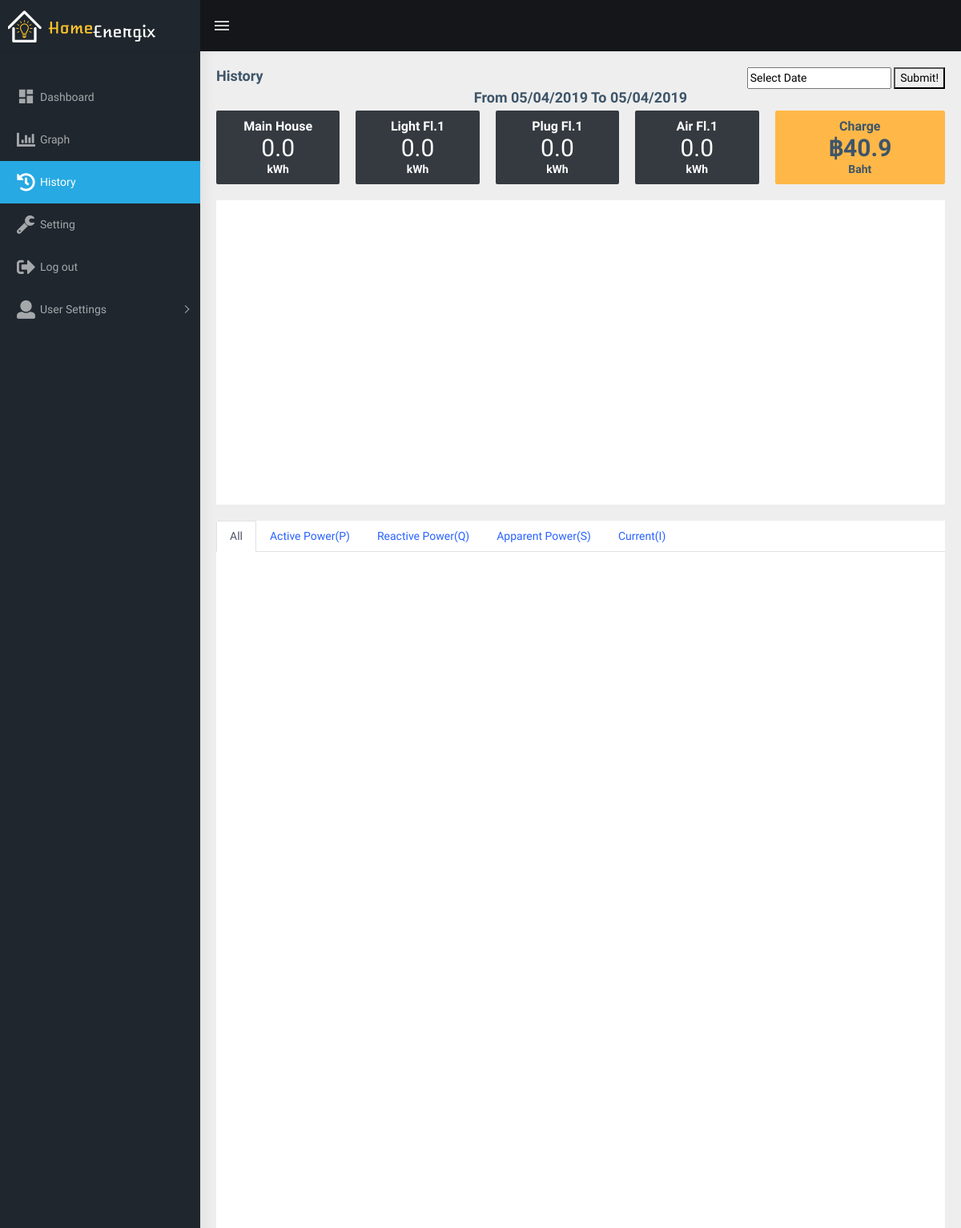
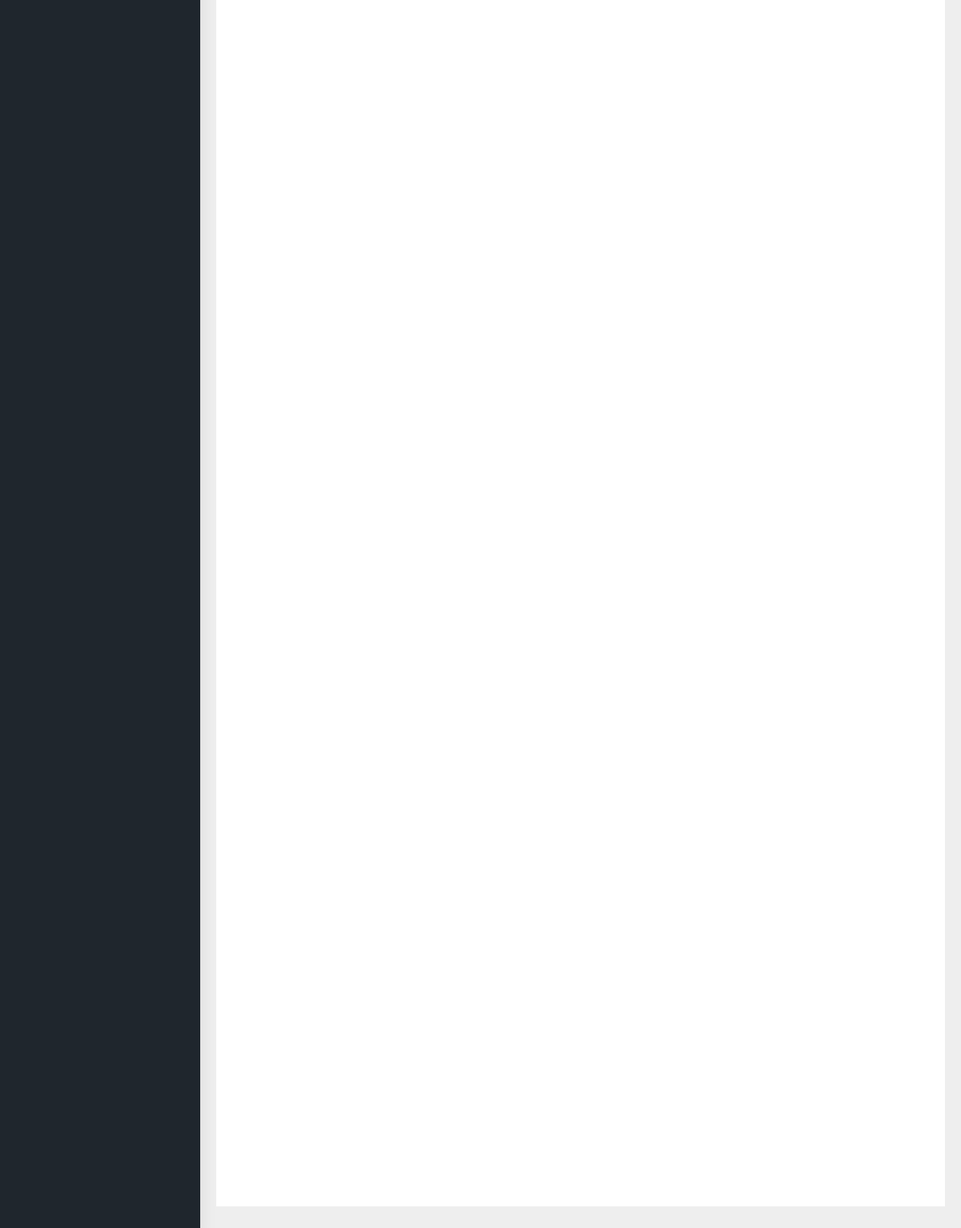
Page /history/ (signed in) on the committed database (2 pictures, top to bottom).
### smartmeter/models.py (models this page shows, shortened)
class Meter(models.Model):
    channel = models.IntegerField()
    description = models.CharField(max_length=200)
    create_record_timestamp = models.DateTimeField(default=timezone.now)

### smartmeter/views/views.py (the view)
# urls.py: url(r'^history/', views.history),
@login_required
def history(request):
    global p1_wh, p2_wh, p3_wh, p4_wh, cur_wh
    column = []
    _m = Meter.objects.all()
    p1_val, p2_val, p3_val, p4_val = [[] for i in range(4)]
    for k in p1_wh['day']:
        column.append(k)
    column = sorted(column)[-6:]
    for c in column:
        p1_val.append(p1_wh['day'][c]/1000)
        p2_val.append(p2_wh['day'][c]/1000)
        p3_val.append(p3_wh['day'][c]/1000)
        p4_val.append(p4_wh['day'][c]/1000)
    today = unixtime_to_readable(time.time())
    today_s = today[0]+'-'+today[1].zfill(2)+'-'+today[2].zfill(2)
    if today_s not in column :
        column.append(today_s)
        p1_val.append(cur_wh[0]/1000)
        p2_val.append(cur_wh[1]/1000)
        p3_val.append(cur_wh[2]/1000)
        p4_val.append(cur_wh[3]/1000)
    data_7days = get_data_last_7days()
    today_d = datetime.strptime(today_s, '%Y-%m-%d')
    today_new = today_d.strftime('%d/%m/%Y')
    firstdate_d = datetime.strptime(column[0], '%Y-%m-%d')
    firstdate_new = firstdate_d.strftime('%d/%m/%Y')
    sum_p1_val = round(sum(p1_val),2)
    sum_p2_val = round(sum(p2_val),2)
    sum_p3_val = round(sum(p3_val),2)
    sum_p4_val = round(sum(p4_val),2)
    cost_7_days = calculate_cost_energy(sum_p1_val)
    return render(request,"history.html",{"d_col": json.dumps(column),"meter": _m,
                                          "p1_val": json.dumps(p1_val),
                                          "p2_val": json.dumps(p2_val),
                                          "p3_val": json.dumps(p3_val),
                                          "p4_val": json.dumps(p4_val),
                                          "firstdate": firstdate_new,
                                          "today":today_new,
                                          "sum_p1_val": sum_p1_val,
                                          "sum_p2_val": sum_p2_val,
                                          "sum_p3_val": sum_p3_val,
                                          "sum_p4_val": sum_p4_val,
                                          "cost7days":cost_7_days,
                                          "data": json.dumps(data_7days)})

### smartmeter/views/views.py (called while the page is built)
def unixtime_to_readable(unixtime):
    tz = pytz.timezone('Asia/Bangkok')
    now = datetime.fromtimestamp(unixtime, tz)
    month = now.month
    year = now.year
    day = now.day
    hour = now.strftime('%H')
    minute = now.strftime('%M')
    second = now.strftime('%S')
    return (str(year), str(month), str(day), hour, minute, second)

### templates/history.html (shortened to what this page needs)
{% load staticfiles %}
<!DOCTYPE html>
<html dir="ltr" lang="en">
<head>
    <link href="{% static 'css/style.min.css' %}" rel="stylesheet">
    <link href="{% static 'css/button.css' %}" rel="stylesheet">
    <link href="{% static 'css/main.css' %}" rel="stylesheet">
    <link href="{% static 'css/datepicker/bootstrap-datepicker.css' %}" rel="stylesheet">
    <link rel="stylesheet" type="text/css" href="https://cdn.jsdelivr.net/npm/daterangepicker/daterangepicker.css" />
</head>
<body>
    <div id="main-wrapper">
        {% include "subtemp/heads.html" %}
        <div class="page-wrapper">
             <div class="page-breadcrumb ">
                <div class="d-flex justify-content-between">
                    <div>
                        <h4 class="page-title">History</h4>
                    </div>
                    <div>
                        <input type="text" id="datepickerka" name="datefilter" value="Select Date" style="width:180px" />
                        <button type="button" id="button">Submit!</button>
                    </div>
                </div>
                <div style="text-align:center">
                    <h4 id="from_to_date">From {{ firstdate }} To {{ today }}</h4>
                </div>
                <div class="row" style="padding-top:5px">
                    <div class="col-9">
                        <div class="row">
                            <div class="col-3">
                                <div class="card card-hover">
                                    <div class="box bg-dark text-center">
                                        <h5 class="text-white">{{ meter.0.description }}</h5>
                                        <h2 id="sum_p1_val" class="font-light text-white">{{ sum_p1_val }}</h2>
                                        <h6 class="text-white">kWh</h6>
                                    </div>
                                </div>
                            </div>
                            <div class="col-3">
                                <div class="card card-hover">
                                    <div class="box bg-dark text-center">
                                        <h5 class="text-white">{{ meter.1.description }}</h5>
                                        <h2 id="sum_p2_val" class="font-light text-white">{{ sum_p2_val }}</h2>
                                        <h6 class="text-white">kWh</h6>
                                    </div>
                                </div>
                            </div>
                            <div class="col-3">
                                <div class="card card-hover">
                                    <div class="box bg-dark text-center">
                                        <h5 class="text-white">{{ meter.2.description }}</h5>
                                        <h2 id="sum_p3_val" class="font-light text-white">{{ sum_p3_val }}</h2>
                                        <h6 class="text-white">kWh</h6>
                                    </div>
                                </div>
                            </div>
                            <div class="col-3">
                                <div class="card card-hover">
                                    <div class="box bg-dark text-center">
                                        <h5 class="text-white">{{ meter.3.description }}</h5>
                                        <h2 id="sum_p4_val" class="font-light text-white">{{ sum_p4_val }}</h2>
                                        <h6 class="text-white">kWh</h6>
                                    </div>
                                </div>
                            </div>
                        </div>
                    </div>
                <div class="col-3">
                    <div class="card card-hover">
                        <div class="box bg-warning text-center">
                            <h5>Charge</h5>
                            <h2 id="cost_by_date">฿{{ cost7days }}</h2>
                            <h6>Baht</h6>
                        </div>
                    </div>
                </div>
            </div>
            </div>
            <div class="container-fluid" style="padding-top:0px">
                <div class="row">
                    <div class="col-12">
                        <div class="card">
                            <div id="container_kwh" style="height: 380px; min-width: 310px"></div>
                        </div>
                        <div class="card">
                            <ul class="nav nav-tabs" role="tablist">
                                <li class="nav-item"> <a class="nav-link active" data-toggle="tab" href="#tab1" role="tab"> <span class="hidden-xs-down">All</span></a></li>
                                <li class="nav-item"> <a class="nav-link" data-toggle="tab" href="#tab2" role="tab"> <span class="hidden-xs-down">Active Power(P)</span></a></li>
                                <li class="nav-item"> <a class="nav-link" data-toggle="tab" href="#tab3" role="tab"> <span class="hidden-xs-down">Reactive Power(Q)</span></a></li>
                                <li class="nav-item"> <a class="nav-link" data-toggle="tab" href="#tab4" role="tab"> <span class="hidden-xs-down">Apparent Power(S)</span></a></li>
                                <li class="nav-item"> <a class="nav-link" data-toggle="tab" href="#tab5" role="tab"> <span class="hidden-xs-down">Current(I)</span></a></li>
                            </ul>
                            <div class="tab-content tabcontent-border">
                                <div class="tab-pane active" id="tab1" role="tabpanel">
                                    <div class="box bg-white text-center">
                                        <h1 class="font-light text-white">
                                            <div id="all" style="height: 650px; min-width: 310px"></div>
                                        </h1>
                                    </div>
                                </div>
                                <div class="tab-pane active" id="tab2" role="tabpanel">
                                    <div class="box bg-white text-center">
                                        <h1 class="font-light text-white">
                                            <div id="container_p" style="height: 400px; min-width: 310px"></div>
                                        </h1>
                                    </div>
                                </div>
                                <div class="tab-pane active" id="tab3" role="tabpanel">
                                    <div class="box bg-white text-center">
                                        <h1 class="font-light text-white">
                                            <div id="container_q" style="height: 400px; min-width: 310px"></div>
                                        </h1>
                                    </div>
                                </div>
                                <div class="tab-pane active" id="tab4" role="tabpanel">
                                    <div class="box bg-white text-center">
                                        <h1 class="font-light text-white">
                                            <div id="container_s" style="height: 400px; min-width: 310px"></div>
                                        </h1>
                                    </div>
                                </div>
                                <div class="tab-pane active" id="tab5" role="tabpanel">
                                    <div class="box bg-white text-center">
                                        <h1 class="font-light text-white">
                                            <div id="container_i" style="height: 400px; min-width: 310px"></div>
                                        </h1>
                                    </div>
                                </div>
                            </div>
                        </div>
                    </div>
                </div>
            </div>
        </div>
    </div>

### templates/subtemp/heads.html (shortened to what this page needs)
{% load staticfiles %}
<header class="topbar" data-navbarbg="skin5">
    <nav class="navbar top-navbar navbar-expand-md navbar-dark">
        <div class="navbar-header" data-logobg="skin5">
            <a href = "/index/" class="navbar-brand">
                <b class="logo-icon ">
                    <img src='{% static "assets/images/logoja-icon.png" %}' alt="homepage" class="light-logo" />
                </b>
                <span class="logo-text">
                     <img src='{% static "assets/images/logoja-text.png" %}' alt="homepage" class="light-logo" />
                </span>
            </a>
        </div>
        <div class="navbar-collapse collapse" id="navbarSupportedContent" data-navbarbg="skin5">
            <ul class="navbar-nav float-left mr-auto">
                <li class="nav-item d-none d-md-block"><a class="nav-link sidebartoggler waves-effect waves-light" href="javascript:void(0)" data-sidebartype="mini-sidebar"><i class="mdi mdi-menu font-24"></i></a></li>
            </ul>
        </div>
    </nav>
</header>
<aside class="left-sidebar" data-sidebarbg="skin5">
    <div class="scroll-sidebar">
        <nav class="sidebar-nav">
            <ul id="sidebarnav" class="p-t-30">
                <li id="sidebar-item-1" class="sidebar-item"><a id="sidebar-link-1" class="sidebar-link waves-effect waves-dark sidebar-link" href="/" aria-expanded="false"><i class="mdi mdi-view-dashboard"></i><span class="hide-menu">Dashboard</span></a></li>
                <li id="sidebar-item-2" class="sidebar-item bar-mobile"><a id="sidebar-link-2" class="sidebar-link waves-effect waves-dark sidebar-link" href="/graph/" aria-expanded="false"><i class="fas fa-chart-bar"></i><span class="hide-menu">Graph</span></a></li>
                <li id="sidebar-item-3" class="sidebar-item bar-mobile"><a id="sidebar-link-3" class="sidebar-link waves-effect waves-dark sidebar-link" href="/history/" aria-expanded="false"><i class="fas fa-history"></i><span class="hide-menu">History</span></a></li>
                <li id="sidebar-item-4" class="sidebar-item bar-mobile"><a id="sidebar-link-4" class="sidebar-link waves-effect waves-dark sidebar-link" href="/setting/" aria-expanded="false"><i class="fas fa-wrench"></i><span class="hide-menu">Setting</span></a></li>
                <li class="sidebar-item" data-toggle="modal" data-target="#logout-modal" > <a class="sidebar-link waves-effect waves-dark sidebar-link" href="#" aria-expanded="false" ><i class="fas fa-sign-out-alt"></i><span class="hide-menu">Log out</span></a></li>
                <li class="sidebar-item"> <a class="sidebar-link has-arrow waves-effect waves-dark" href="javascript:void(0)" aria-expanded="false"><i class="fas fa-user"></i><span class="hide-menu">User Settings </span></a>
                </li>
            </ul>
        </nav>
    </div>
</aside>

### static/css/main.css (style rules this page uses)
html, body { background: #eeeeee; }

### rows in the picture
Meter: description "Main House"
Meter: description "Light Fl.1"
Meter: description "Plug Fl.1"
Meter: description "Air Fl.1"

### other values in the picture
{{ firstdate }} "05/04/2019"
{{ today }} "05/04/2019"
{{ sum_p1_val }} "0.0"
{{ sum_p2_val }} "0.0"
{{ sum_p3_val }} "0.0"
{{ sum_p4_val }} "0.0"
{{ cost7days }} "40.9"
